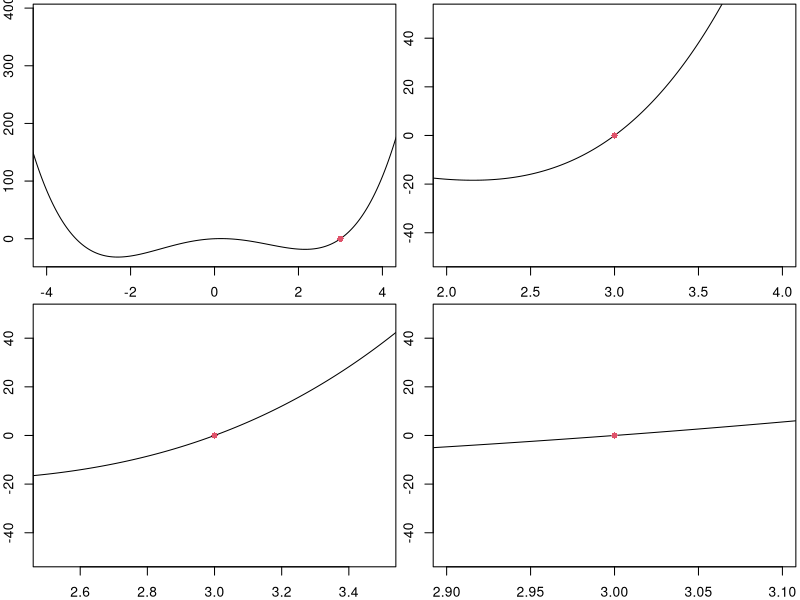
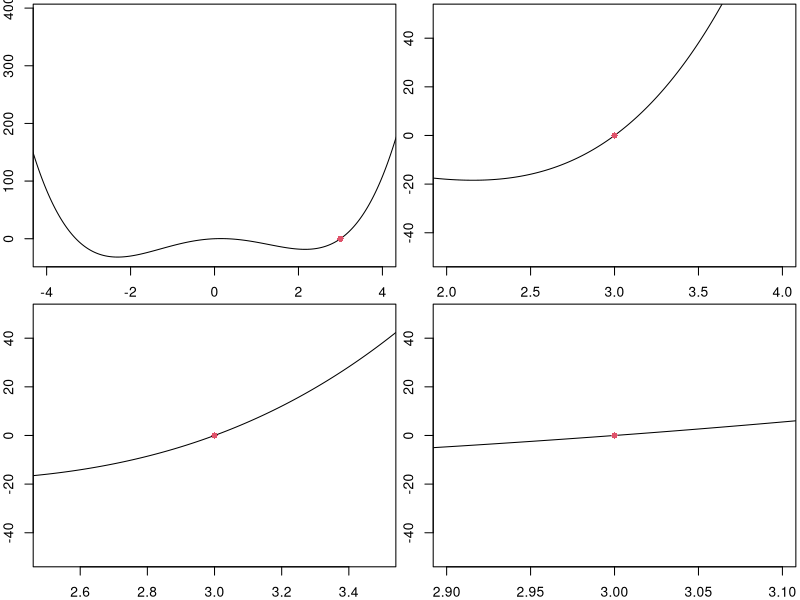
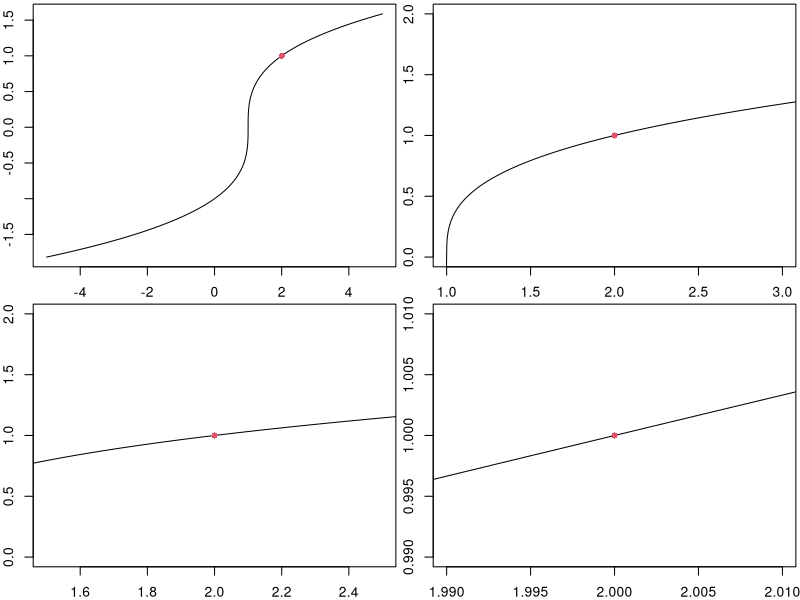
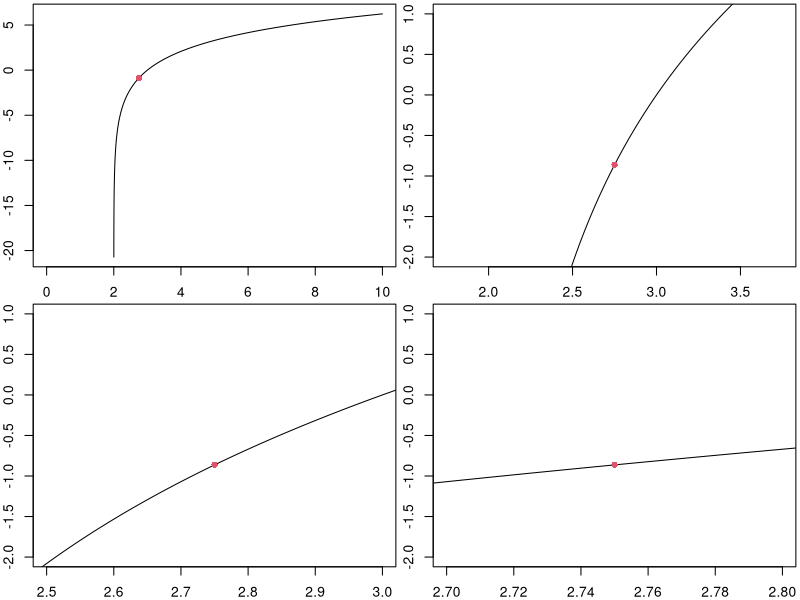

Write the R code that produced these figures, in order.
## ---- chunk 1
knitr::opts_chunk$set(echo = TRUE, message = FALSE, warning = FALSE)
## ---- chunk 2
f1 <- function(x){x^4 -10*x^2 +3*x}

f1(3)
## ---- chunk 3
x <- seq(-5,5,1e-3)
y1 <- f1(x)

par(mfrow=c(2,2),mar=c(2,2,0.25,0.25))
plot(x,y1,type='l',xlim=c(-4,4))
points(3,f1(3),pch=16,col=2)
plot(x,y1,type='l',xlim=c(2,4),ylim=c(-50,50))
points(3,f1(3),pch=16,col=2)
plot(x,y1,type='l',xlim=c(2.5,3.5),ylim=c(-50,50))
points(3,f1(3),pch=16,col=2)
plot(x,y1,type='l',xlim=c(2.9,3.1),ylim=c(-50,50))
points(3,f1(3),pch=16,col=2)
## ---- chunk 4
x0 <- 3
y0 <- f1(3)

#Define a vector of input values (x-values).
x.vals <- c(2,2.5,2.9,2.99,2.999,3,3.001,3.01,3.1,3.5,4)
#Compute the output values (y-values), "column 2".
y.vals <- f1(x.vals)
#Compute the slopes, "column 3".
slopes <- (y.vals-y0)/(x.vals-x0)

table <- as.data.frame(cbind(x.vals,y.vals,slopes))
names(table) <- c('x','y=f1(x)','slope between (3,0) and (x,y)')

print(table)
## ---- chunk 5
f2 <- function(x){exp(2*x)-1}

f2(0)
## ---- chunk 6
x <- seq(-5,5,1e-3)
y2 <- f2(x)

par(mfrow=c(2,2),mar=c(2,2,0.25,0.25))
plot(x,y1,type='l',xlim=c(-4,4))
points(3,f1(3),pch=16,col=2)
plot(x,y1,type='l',xlim=c(2,4),ylim=c(-50,50))
points(3,f1(3),pch=16,col=2)
plot(x,y1,type='l',xlim=c(2.5,3.5),ylim=c(-50,50))
points(3,f1(3),pch=16,col=2)
plot(x,y1,type='l',xlim=c(2.9,3.1),ylim=c(-50,50))
points(3,f1(3),pch=16,col=2)
## ---- chunk 7
f3 <- function(x){sign(x-1)*(abs(x-1))^(1/3)}

f3(2)
## ---- chunk 8
x3 <- seq(-5,5,1e-3)
y3 <- f3(x3)
par(mfrow=c(2,2),mar=c(2,2,0.25,0.25))
plot(x3,y3,type='l',xlim=c(-5,5))
points(2,f3(2),pch=16,col=2)
plot(x3,y3,type='l',xlim=c(1,3),ylim=c(0,2))
points(2,f3(2),pch=16,col=2)
plot(x3,y3,type='l',xlim=c(1.5,2.5),ylim=c(0,2))
points(2,f3(2),pch=16,col=2)
plot(x3,y3,type='l',xlim=c(1.99,2.01),ylim=c(0.99,1.01))
points(2,f3(2),pch=16,col=2)
## ---- chunk 9
f4 <- function(x){3*log(x-2)}

f4(2.75)
## ---- chunk 10
x4 <- seq(2,10,1e-3)
y4 <- f4(x4)
par(mfrow=c(2,2),mar=c(2,2,0.25,0.25))
plot(x4,y4,type='l',xlim=c(0,10))
points(2.75,f4(2.75),pch=16,col=2)
plot(x4,y4,type='l',xlim=c(1.75,3.75),ylim=c(-2,1))
points(2.75,f4(2.75),pch=16,col=2)
plot(x4,y4,type='l',xlim=c(2.5,3),ylim=c(-2,1))
points(2.75,f4(2.75),pch=16,col=2)
plot(x4,y4,type='l',xlim=c(2.7,2.8),ylim=c(-2,1))
points(2.75,f4(2.75),pch=16,col=2)
